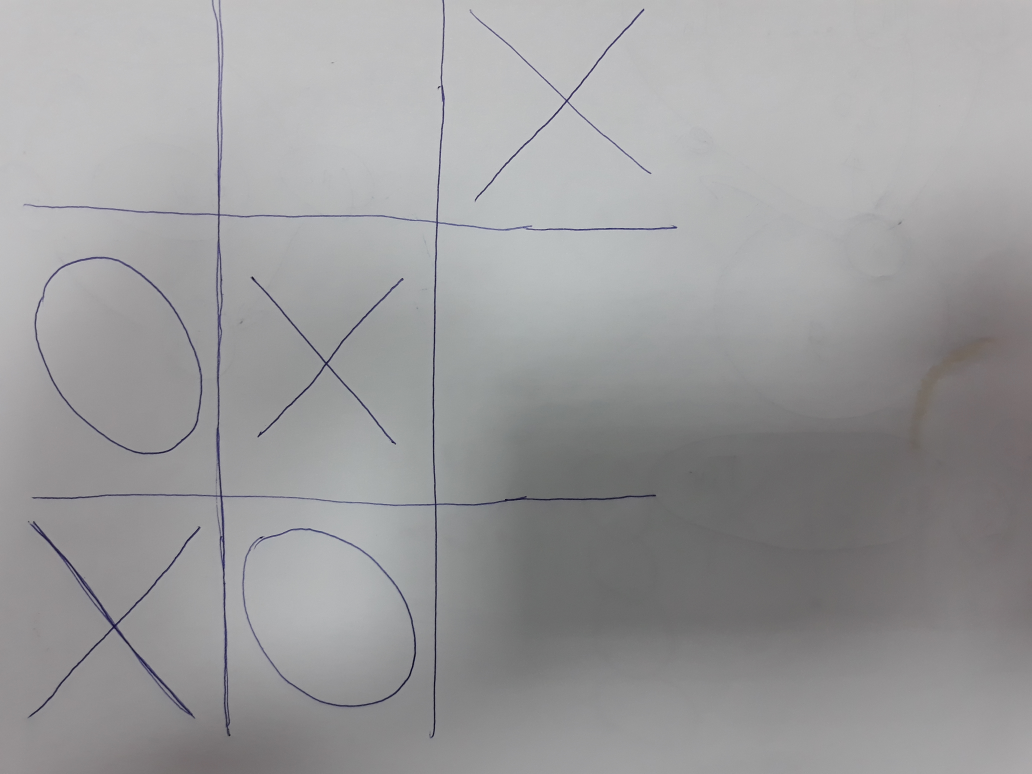
#> input picture img/test0.jpg, 4128 x 3096 px (shown at 1/4 size); its folder holds only this picture in this run
$ python resolver.py   (Python 2 division)   (older library calls are emulated)
#> lines starting #> are read from the running program, lines starting #| are printed output that depends on the picture
#> in get_image_without_shadow, img is the input picture: shape (3096, 4128, 3); mean B, G, R 155.9, 154.8, 155.1
### mytictactoe.py
import math
import numpy as np

import cv2

from constants import NOISE_AREA, WIDTH, TESTS, PERCENT


def image_resize(img, width=None, height=None, inter=cv2.INTER_AREA):
#> called with width = 1080, inter = 3
    dim = None
    (h, w) = img.shape[:2]
    if width is None and height is None:
        return img
    if width is None:
        r = height / float(h)
        dim = (int(w * r), height)
    else:
        r = width / float(w)
        dim = (width, int(h * r))
    resized = cv2.resize(img, dim, interpolation=inter)
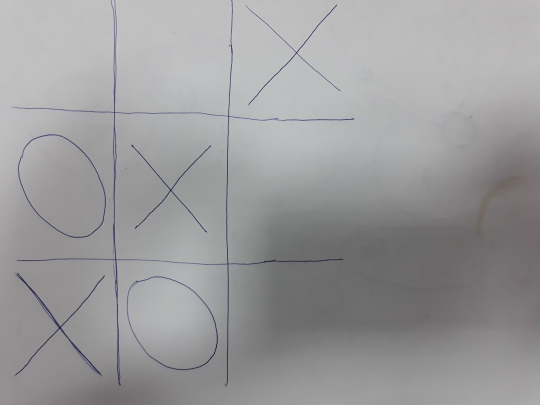
#> resized: shape (810, 1080, 3) (shown at 1/2 size); mean B, G, R 155.9, 154.8, 155.1
    return resized


def get_image_without_shadow(name):
    img = cv2.imread(name, -1)
    img = image_resize(img, width=WIDTH)
    img = cv2.GaussianBlur(img, (5, 5), 2)
#> img: shape (810, 1080, 3)
    rgb_planes = cv2.split(img)
    result_planes = []
    result_norm_planes = []
    for plane in rgb_planes:
        dilated_img = cv2.dilate(plane, np.ones((7, 7), np.uint8))
        bg_img = cv2.medianBlur(dilated_img, 21)
        diff_img = 255 - cv2.absdiff(plane, bg_img)
        norm_img = cv2.normalize(diff_img, alpha=0, beta=255, norm_type=cv2.NORM_MINMAX, dtype=cv2.CV_8UC1)
        result_planes.append(diff_img)
        result_norm_planes.append(norm_img)
#> this loop made 1 pass
#> pass 1, in get_image_without_shadow, `dilated_img = cv2.dilate(plane, np.ones((7, 7), np.uint8))`:
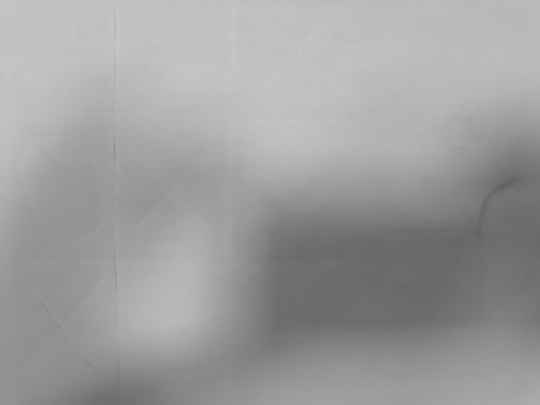
#> dilated_img: shape (810, 1080) (shown at 1/2 size); min 96, max 196, mean 157.7
#> pass 1, in get_image_without_shadow, `diff_img = 255 - cv2.absdiff(plane, bg_img)`:
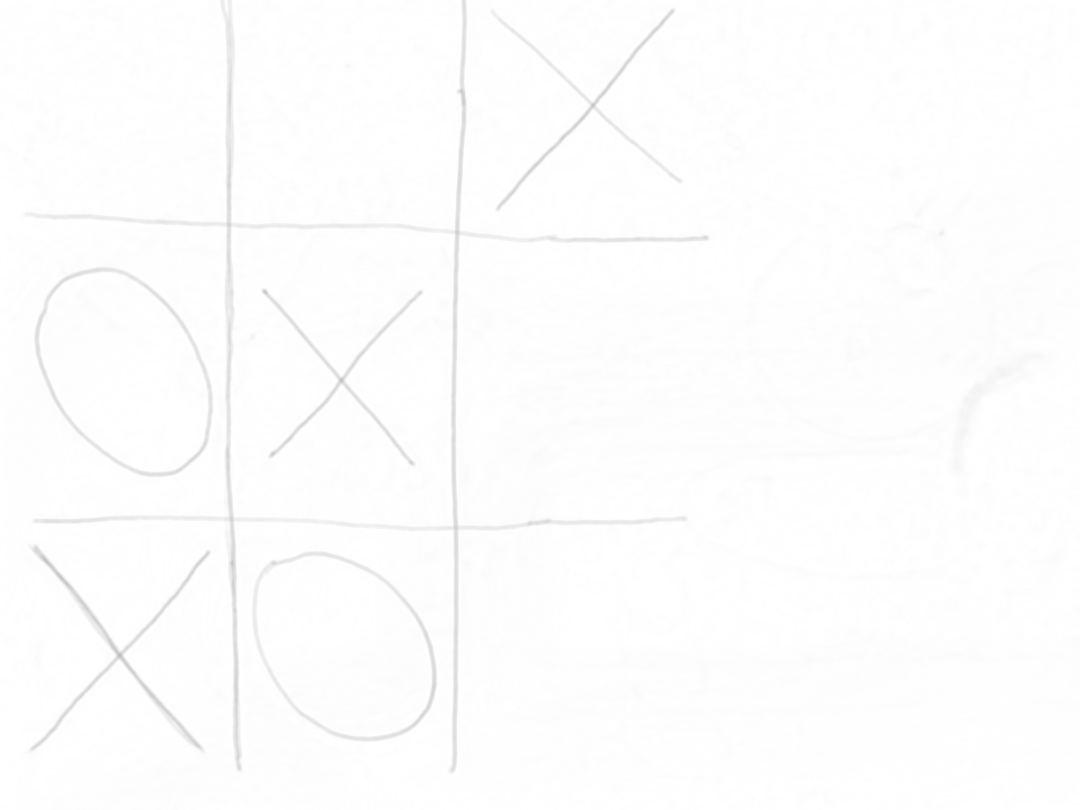
#> diff_img: shape (810, 1080); min 182, max 255, mean 253.2
#> after the loop, result_norm_planes = []; result_planes = []
    # result = cv2.merge(result_planes)
    result_norm = cv2.merge(result_norm_planes)
    return result_norm


# [28 lines left out: functions recognize_img_type, remove_noise, not called in this run]


def get_sub_image(binary_image, rectangle):
    return np.asarray(cv2.cv.GetSubRect(cv2.cv.fromarray(binary_image), rectangle))


# [51 lines left out: functions process_poly_contour, show_img, change_perspective, not called in this run]


def dist(p1, p2):
    return math.sqrt((p2[0] - p1[0]) ** 2 + (p2[1] - p1[1]) ** 2)


# [25 lines left out: function recognize, not called in this run]


def main(name):
    image = get_image_without_shadow(name)
    img_gray = cv2.cvtColor(image, cv2.COLOR_BGR2GRAY)

    ret, thresh = cv2.threshold(img_gray, 0, 255, cv2.THRESH_BINARY_INV + cv2.THRESH_OTSU)
    binary_img = remove_noise(thresh)
    # structuring_element = cv2.getStructuringElement(cv2.MORPH_RECT, MORPH_PARAM)
    # binary_img = cv2.morphologyEx(thresh, cv2.MORPH_CLOSE, structuring_element)
    # binary_img = cv2.dilate(binary_img, structuring_element, iterations=1)

    binary_img = change_perspective(binary_img)

    # find the biggest contour
    contours, hierarchy = cv2.findContours(binary_img.copy(), cv2.RETR_TREE, cv2.CHAIN_APPROX_SIMPLE)
    temp_contour_areas = list(map(cv2.contourArea, contours))
    max_contour_idx = temp_contour_areas.index(max(temp_contour_areas))
    max_contour = contours[max_contour_idx]

    child_contour_idx = hierarchy[0][max_contour_idx][2]
    child_contour = contours[child_contour_idx]

    # remove board
    child_child_contour_idx = hierarchy[0][child_contour_idx][2]
    mask = np.ones(binary_img.shape[:2], dtype="uint8") * 255
    cv2.drawContours(mask, [max_contour], -1, 0, -1)
    if child_child_contour_idx != -1:
        child_child_contour = contours[child_child_contour_idx]
        sub_rect = cv2.boundingRect(child_child_contour)
        sub_img = get_sub_image(binary_img, sub_rect)
        mask[sub_rect[1]:sub_rect[1] + sub_img.shape[0], sub_rect[0]:sub_rect[0] + sub_img.shape[1]] = sub_img
    binary_img_without_board = cv2.bitwise_and(binary_img, binary_img, mask=mask)
    # remove board end

    rect = cv2.boundingRect(max_contour)  # x, y, w, h

    # x, y, w, h = rect
    # cv2.rectangle(binary_img, (x, y), (x + w, y + h), 255, 2)
    # show_img(binary_img)

    eps = cv2.arcLength(child_contour, True) * 0.02
    poly = cv2.approxPolyDP(child_contour, eps, True)

    # cv2.drawContours(binary_img, [child_contour], -1, 255, 2)
    # show_img(binary_img)

    poly_contour_by_x = sorted(poly, key=lambda c: c[0][0])
    x_line_up = poly_contour_by_x[2:]
    x_line_down = poly_contour_by_x[:2]
    poly_contour_by_y = sorted(poly, key=lambda c: c[0][1])
    y_line_up = poly_contour_by_y[2:]
    y_line_down = poly_contour_by_y[:2]
    max_x = x_line_up[-1][0][0]
    min_x = x_line_down[0][0][0]
    max_y = y_line_up[-1][0][1]
    min_y = y_line_down[0][0][1]

    return recognize(binary_img, binary_img_without_board, rect, max_x, min_x, max_y, min_y)


# [4 lines that do not run on import are left out]
        # res = main("img/test7.jpg")
        # print res

### resolver.py
import os

import cv2

from constants import FOLDER_NAME
from mytictactoe import main, show_img, image_resize


# [18 lines left out: function winner, not called in this run]


if __name__ == '__main__':
    for filename in os.listdir(FOLDER_NAME):
#> (the run stopped early here; a loop or call above may not have finished)

$ run again, on img/test12.jpg
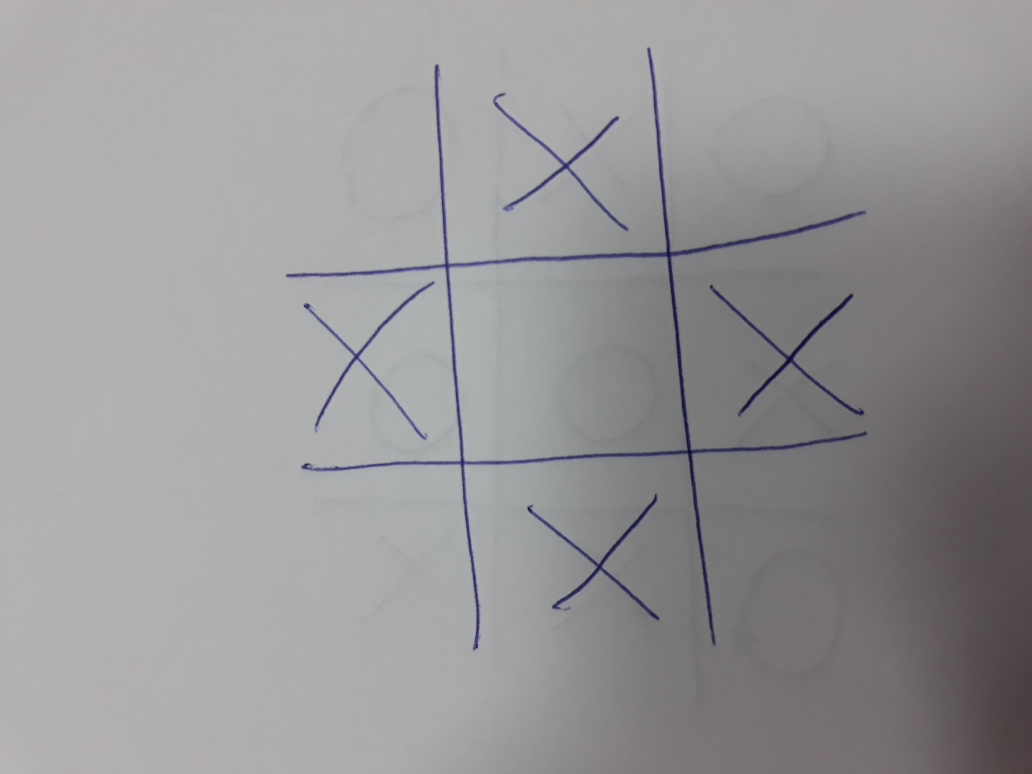
#> input picture img/test12.jpg, 4128 x 3096 px (shown at 1/4 size)
#> in get_image_without_shadow, img is the input picture: shape (3096, 4128, 3); mean B, G, R 151.2, 149.8, 151.1
#> img: shape (810, 1080, 3)
#> the loop in get_image_without_shadow, `for plane in rgb_planes:` made 1 pass
#> pass 1, in get_image_without_shadow, `dilated_img = cv2.dilate(plane, np.ones((7, 7), np.uint8))`:
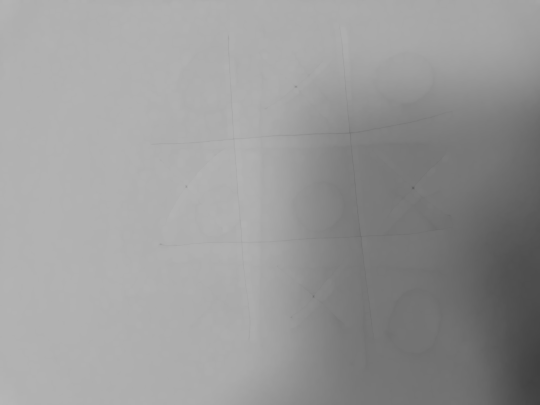
#> dilated_img: shape (810, 1080) (shown at 1/2 size); min 64, max 182, mean 152.7
#> pass 1, in get_image_without_shadow, `diff_img = 255 - cv2.absdiff(plane, bg_img)`:
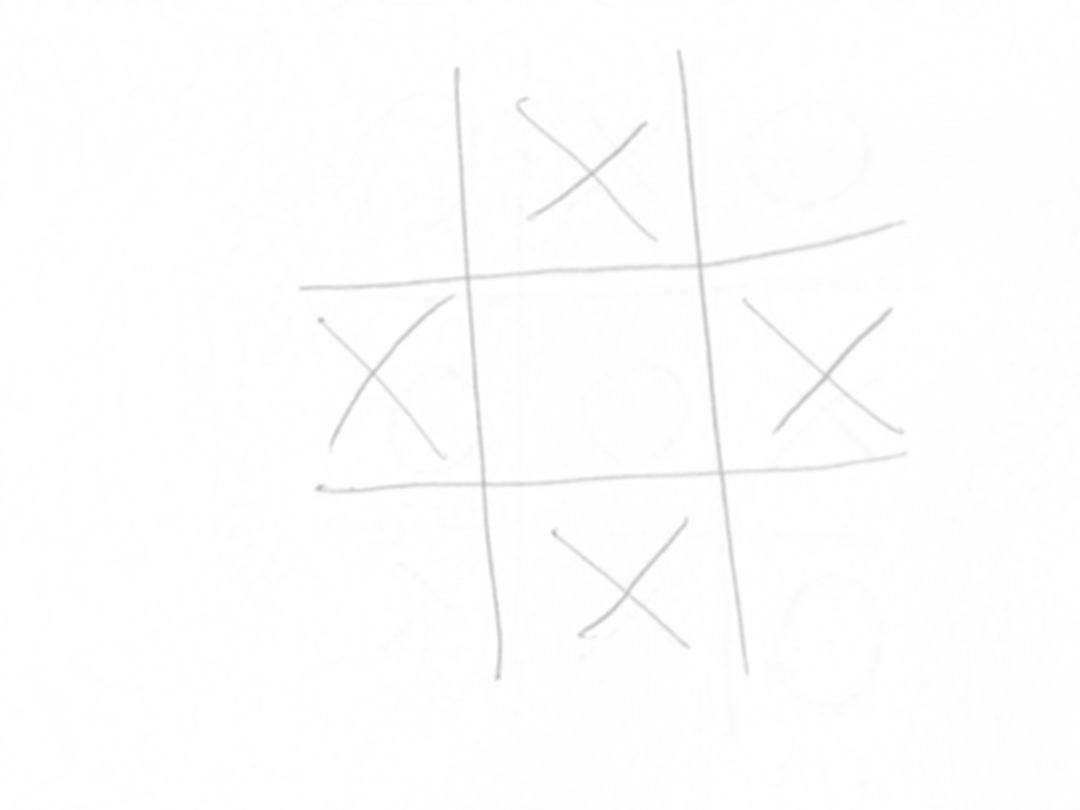
#> diff_img: shape (810, 1080); min 187, max 255, mean 253.4
#> after the loop in get_image_without_shadow, `for plane in rgb_planes:`: result_norm_planes = []

$ run again, on img/test13.jpg
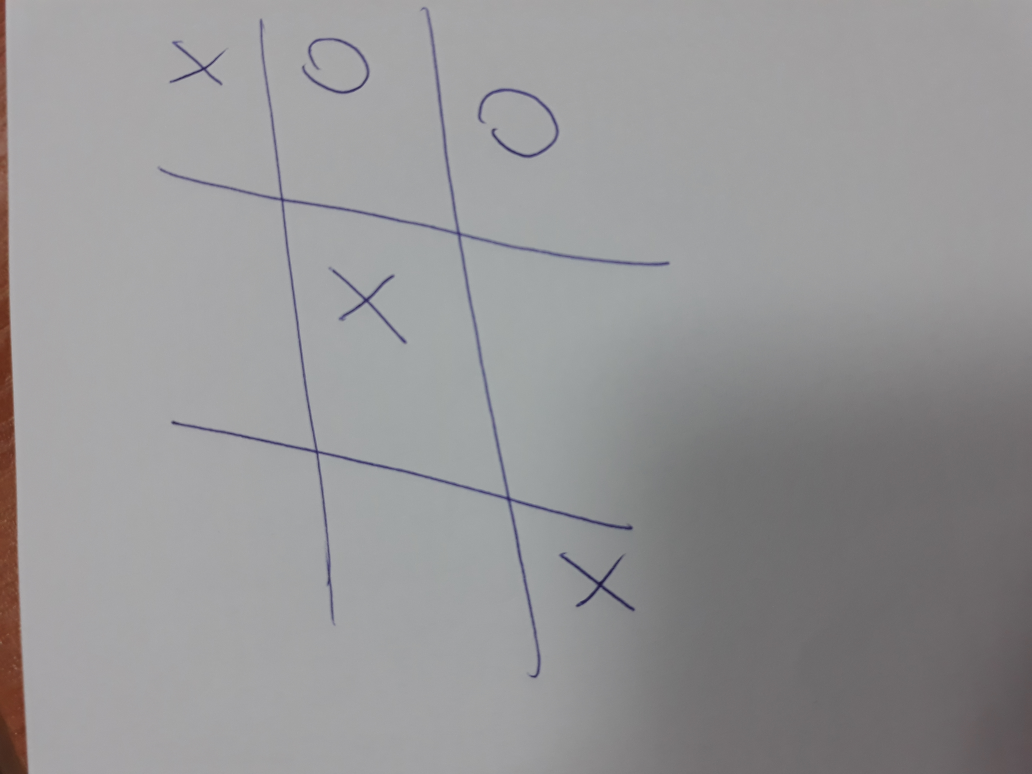
#> input picture img/test13.jpg, 4128 x 3096 px (shown at 1/4 size)
#> in get_image_without_shadow, img is the input picture: shape (3096, 4128, 3); mean B, G, R 150.8, 149.5, 150.4
#> img: shape (810, 1080, 3)
#> the loop in get_image_without_shadow, `for plane in rgb_planes:` made 1 pass
#> pass 1, in get_image_without_shadow, `dilated_img = cv2.dilate(plane, np.ones((7, 7), np.uint8))`:
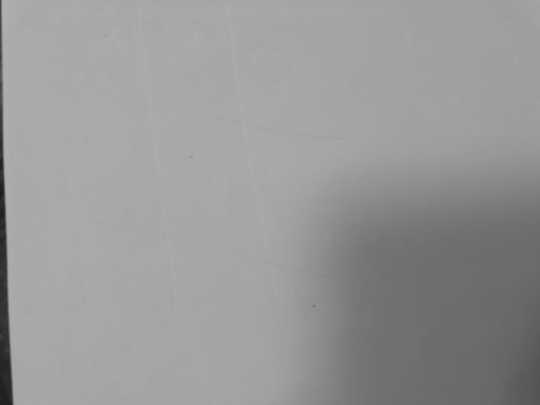
#> dilated_img: shape (810, 1080) (shown at 1/2 size); min 29, max 176, mean 152.2
#> pass 1, in get_image_without_shadow, `diff_img = 255 - cv2.absdiff(plane, bg_img)`:
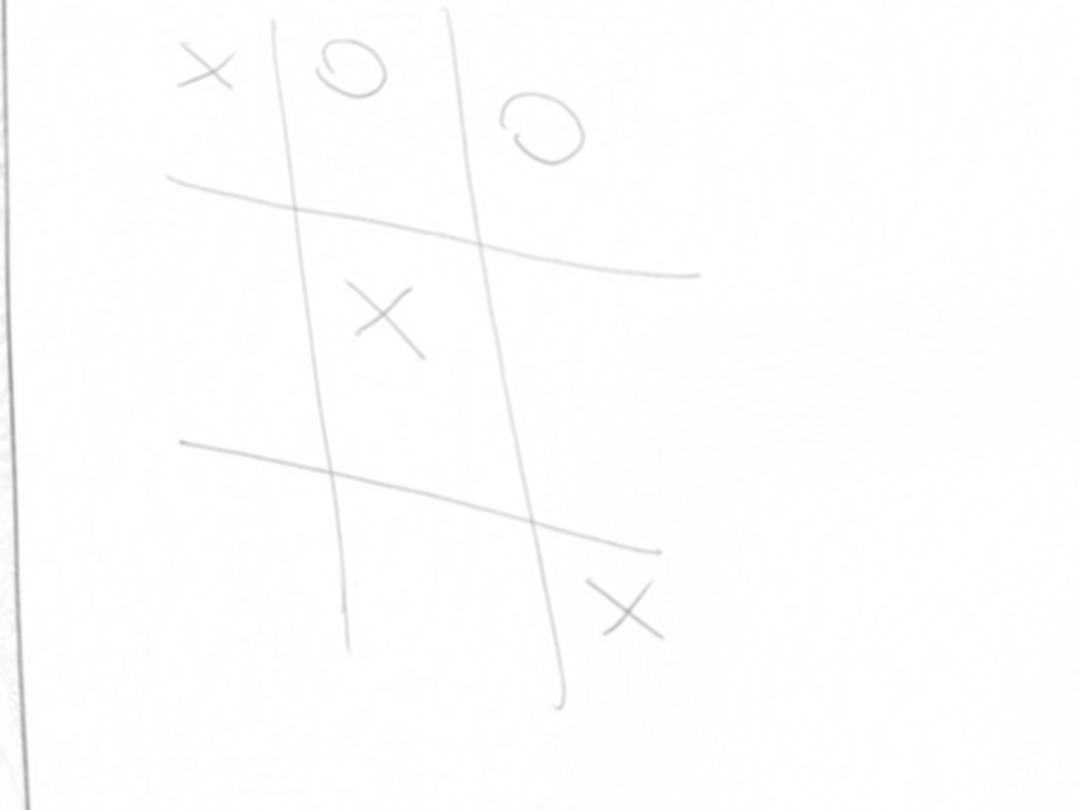
#> diff_img: shape (810, 1080); min 163, max 255, mean 253.5
#> after the loop in get_image_without_shadow, `for plane in rgb_planes:`: result_norm_planes = []
